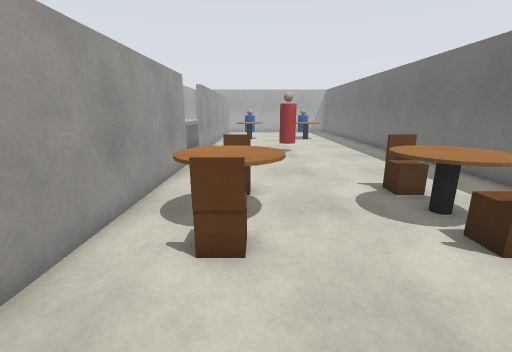
View 1 (above)

16 first-person views from a walk through a robot-simulator world made for Gazebo. The camera is 1.2 m above the floor, tilts 14° down and sees 90° across. The floor is counted in squares, 0.5 m on a side. Each view is taken from the middle of a square. On the plan, view 1 faces up. The plan holds only what a view shows up to about 17 squares ahead; the rest is blank. The place goes on beyond the plan. Robots are left out.

View 2
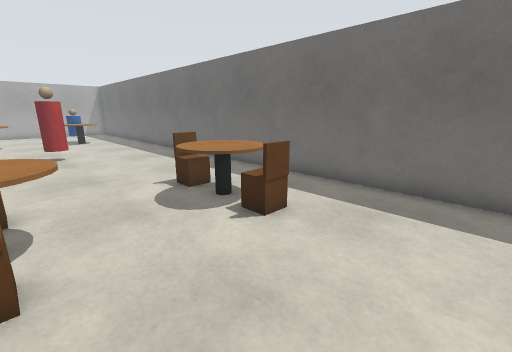

View 3
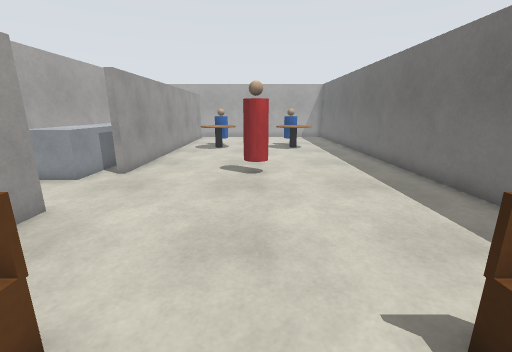

View 4
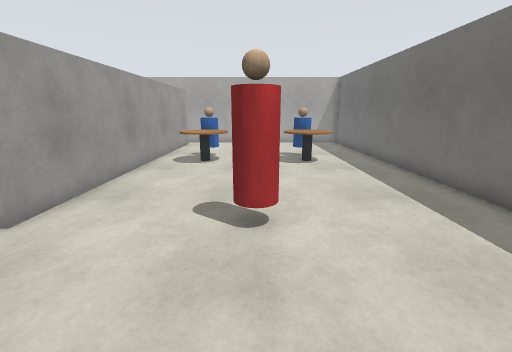

View 5
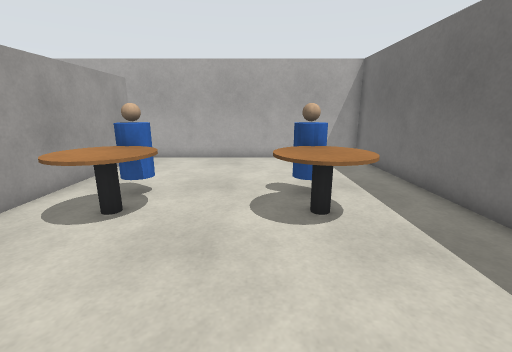

View 6
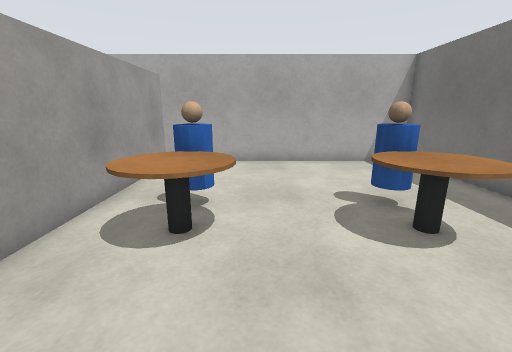

View 7
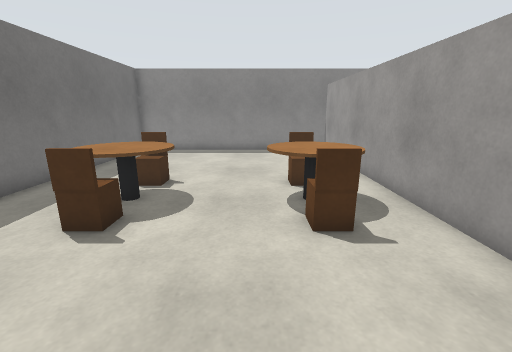

View 8
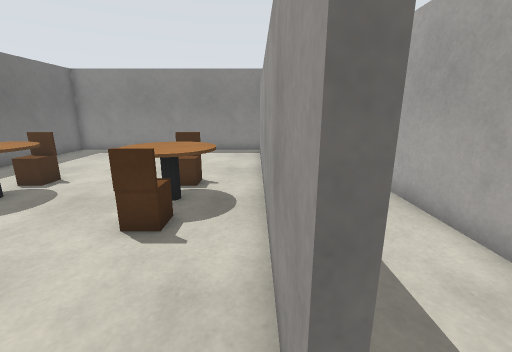

View 9
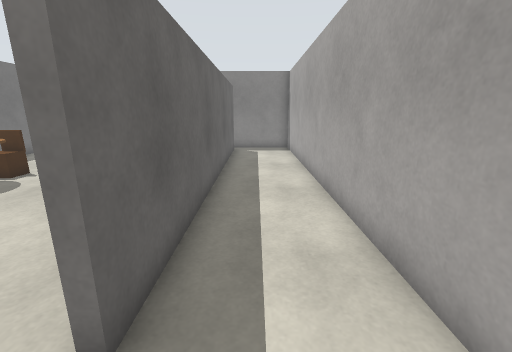

View 10
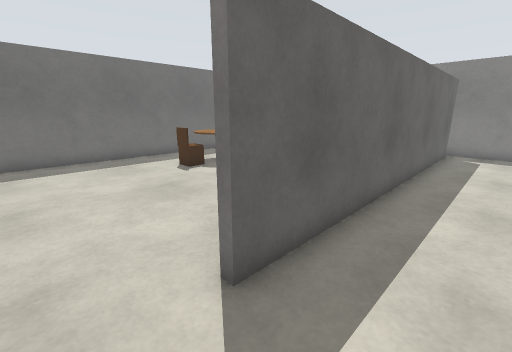

View 11
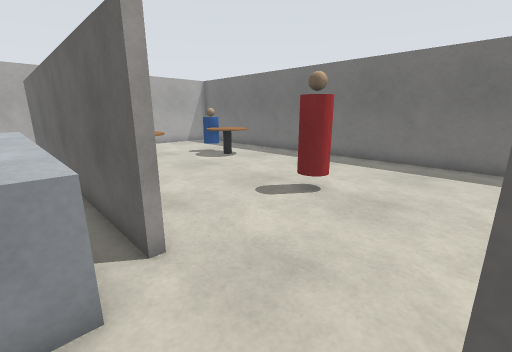

View 12
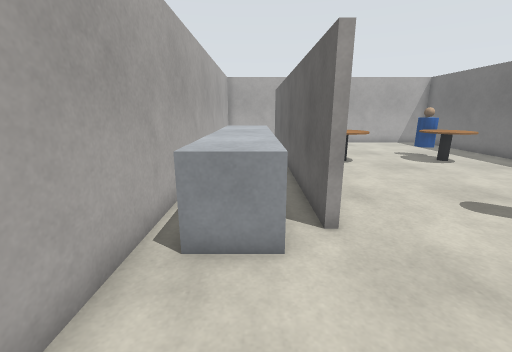

View 13
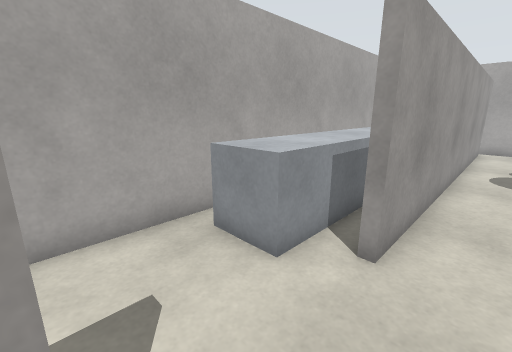

View 14
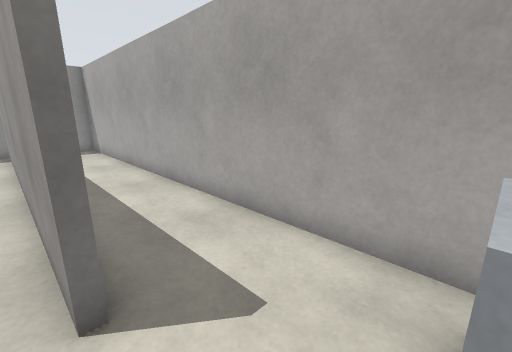

View 15
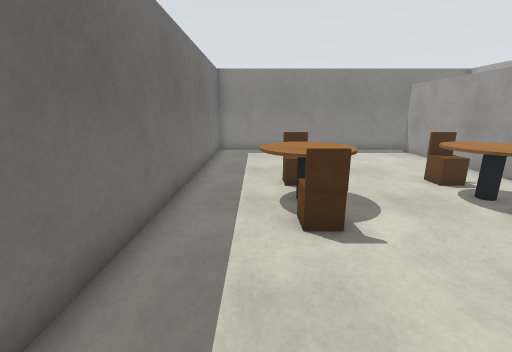

View 16
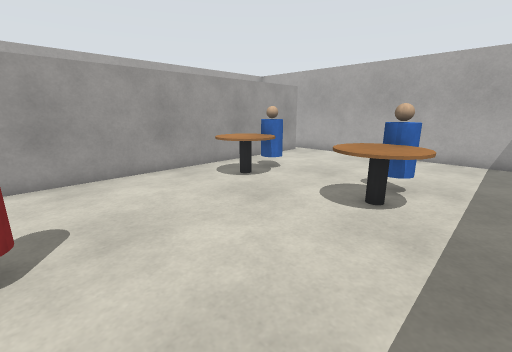

### Floor plan
Points are (right, up) in squares from view 1. A wall is a line through its corners. A room is listed if a view was taken in it or the views show most of it. See-through windows are left out.
Room 1 (views 1, 2, 3, 4, 5, 6, 7, 13, 15, 16)
walls: (-3.2, 12.1) (-3.2, -3); (-3.2, 31.1) (-3.2, 16); (-3.5, -3.8) (8.4, -3.8) (8.4, 31.8) (-4.9, 31.8)
ways out: opening at (-3.5, 14) to room 2
objects: brown cylinder (-2, 5) to (1, 7); brown cylinder (-2, 23) to (1, 25); brown box (-1, 4) to (0, 4); brown box (-1, 5) to (0, 5); brown box (-1, 7) to (0, 7); brown box (-1, 8) to (0, 8); other object (-1, 26) to (0, 26); person (2, 16) to (2, 17); brown cylinder (3, 5) to (6, 7); brown cylinder (3, 23) to (6, 25); brown box (4, 4) to (5, 4); brown box (4, 5) to (5, 5); brown box (4, 7) to (5, 7); brown box (4, 8) to (5, 8); other object (4, 26) to (5, 26)
Room 2 (views 8, 9, 10, 11, 12, 14)
walls: (-3.2, 16) (-3.6, 16) (-3.6, 31); (-7.2, 28.5) (-7.2, -3.8) (-3.5, -3.8); (-3.6, -3) (-3.6, 12.1)
ways out: opening at (-3.5, 14) to room 1
objects: counter (-6, 15) to (-5, 23)

Where each view was taken, in squares from view 1:
view 1: 0 up, 0 right, facing up
view 2: 0 up, 0 right, facing up-right
view 3: 6 up, 2 right, facing up
view 4: 11 up, 2 right, facing up
view 5: 18 up, 3 right, facing up
view 6: 19 up, 1 right, facing up
view 7: 13 up, 1 right, facing down
view 8: 13 up, 3 left, facing down
view 9: 14 up, 5 left, facing down
view 10: 14 up, 6 left, facing down-right
view 11: 12 up, 5 left, facing up-right
view 12: 11 up, 5 left, facing up
view 13: 12 up, 2 left, facing up-left
view 14: 15 up, 3 left, facing down-left
view 15: 13 up, 6 right, facing down
view 16: 17 up, 7 right, facing up-left
